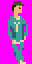

A 2D game scene composited from a Tiled map and its tileset images. What follows is a short description and the map's XML, with every tile layer's data as written:
An orthogonal 4x8 tile map with 8x8 px tiles, 1 tile layer (Tile Layer 1).

<map version="1.0" tiledversion="1.1.5" orientation="orthogonal" renderorder="right-down" width="4" height="8" tilewidth="8" tileheight="8" infinite="0" nextobjectid="1">
 <tileset firstgid="1" source="running_man_spritesheet.tsx" />
 <layer name="Tile Layer 1" width="4" height="8">
  <data encoding="csv">
5,6,7,8,
21,22,23,24,
37,38,39,40,
53,54,55,56,
69,70,71,72,
85,86,87,88,
101,102,103,104,
117,118,119,120
</data>
 </layer>
</map>